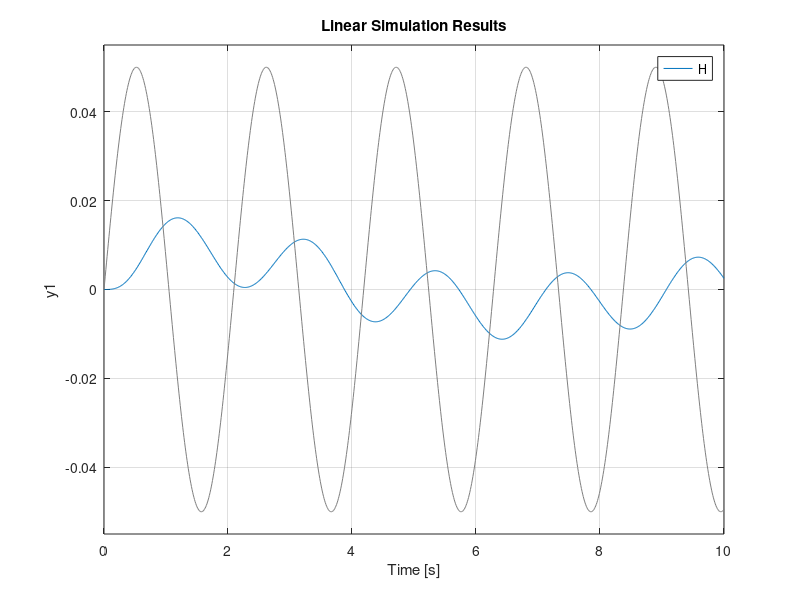
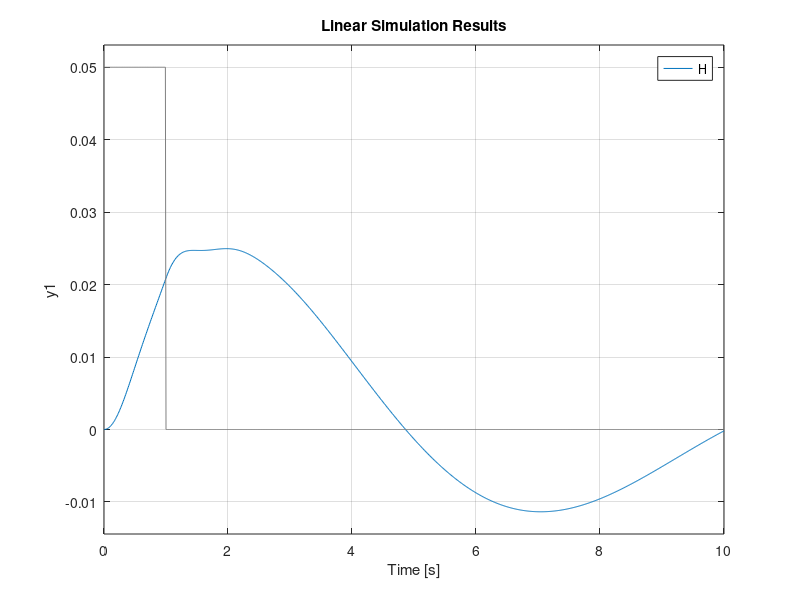
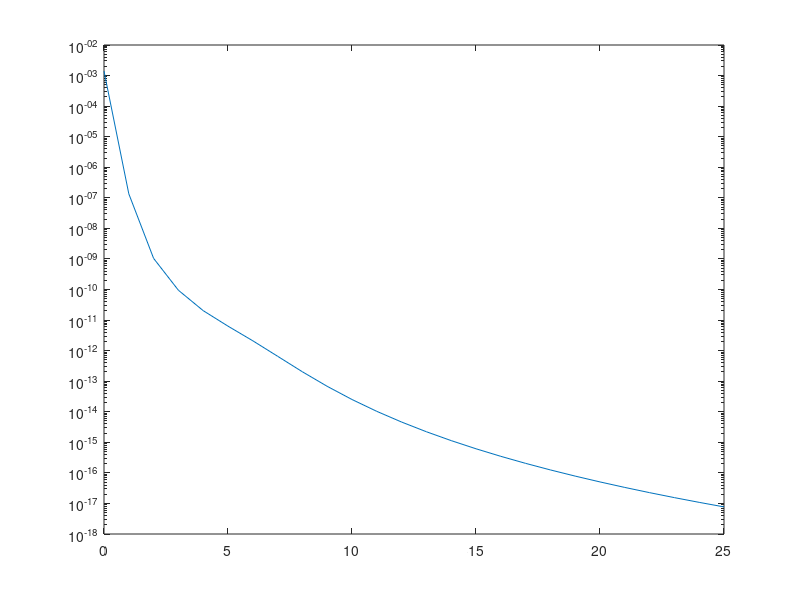

Write the MATLAB code that produced these figures, in order.
%% task 6

clear all

cs = 0.05;
ms = 0.16;
ks = 0.0632;
cp = 0.8;
mp = 0.16;
kp = 6.32;

% A = [0 1 0 0; -k_s/m_s -c_s/m_s k_s/m_s c_s/m_s; 0 0 0 1; k_s/m_p c_s/m_p -(k_s+k_p)/m_p -(c_s+c_p)/m_p];
% B = [0 0; 0 0; 0 0; c_p/m_p k_p/m_p];
% C = [1 0 0 0];
% D = 0;
% 
% sys = ss(A,B,C,D);

s = tf('s');
H = (-kp-cp*s)/(ks+cs*s+((ks+cs*s+ms*s^2)/(ks+cs*s))*(-ks-cs*s-kp-cp*s-mp*s^2));
% H = tf(cs*cp*s^2+kp*cs*s+cp*ks*s+ks*kp,(ms*s^2+cs*s+ks)*(mp*s^2+cp*s+kp));


% pole(H)
% 
% bode(H)
% 
% step(H)

%% sine excitation
t = 0:0.01:10;
excitation_sin = 0.05*sin(3*t);

% figure()
% plot(t,excitation_sin)

figure(1)
lsim(H,excitation_sin,t) % sine excitation
hold on;

%% Impulse
stepinput = 0.05*ones([1 length(t)]);
for i = 101:length(t)
   stepinput(i) = 0; 
end

figure(2)
lsim(H,stepinput,t) % impulse excitation
hold on;

%% PSD
w = 0:25;
PSD = (4.028e-7)./((2.88e-4)+(0.68*w.^2)+w.^4);
Hfreqdomain = freqresp(H,w);
H = abs(Hfreqdomain(:))';
PSD = H.^2.*PSD;

figure(3)
semilogy(w,PSD)
hold on